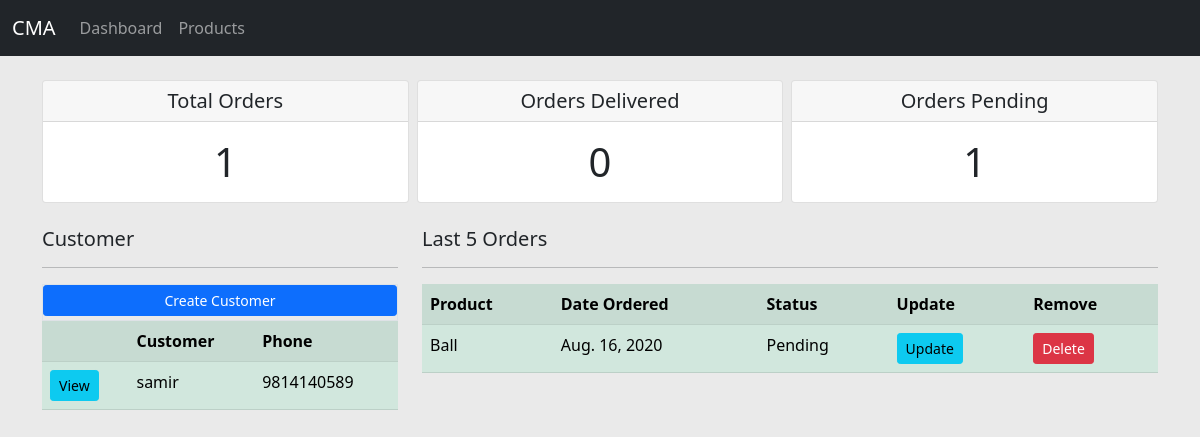
The app's page /, older data.
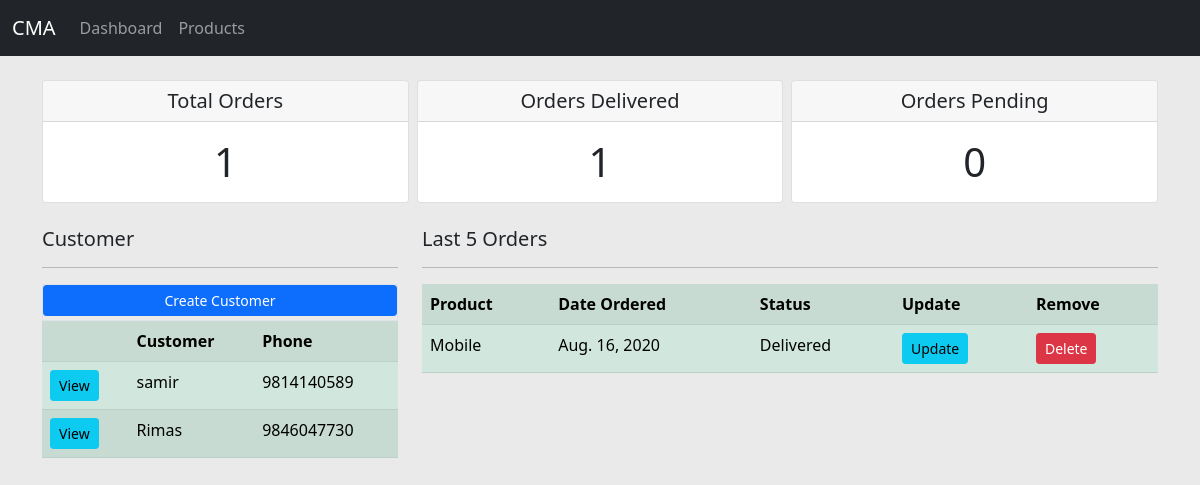
The same page, newer data.
### accounts/models.py (models this page shows, shortened)
class Customer(models.Model):
    name = models.CharField(max_length=200, null=True)
    email = models.EmailField()
    contact = models.CharField(max_length=15)
    created_date = models.DateTimeField()

class Order(models.Model):
    STATUS = (
        ('Pending', 'Pending'),
        ('Out for Delivery', 'Out for Delivery'),
        ('Delivered', 'Delivered')
    )
    customer = models.ForeignKey(Customer, on_delete=models.CASCADE)
    product = models.ForeignKey(Product, blank=True, on_delete=models.CASCADE)
    status = models.CharField(max_length=200, blank=True, choices=STATUS)
    created_date = models.DateTimeField(auto_now_add=True)

class Product(models.Model):
    CHOICE = (
        ('Indoor', 'Indoor'),
        ('Outdoor', 'Outdoor')
    )
    name = models.CharField(max_length=200)
    price = models.FloatField()
    category = models.CharField(max_length=200, choices=CHOICE)
    added_date = models.DateTimeField(auto_now=True)
    tag = models.ManyToManyField(Tag)

### accounts/views.py (the view)
# urls.py: 2. Add a URL to urlpatterns:  path('', views.home, name='home')
def home(request):
    order = Order.objects.all()
    customer = Customer.objects.all()
    total_order = order.count()
    delivered = order.filter(status='Delivered').count()
    pending = order.filter(status='Pending').count()
    context = {
        'orders': order,
        'customer': customer,
        'total_order': total_order,
        'delivered': delivered,
        'pending': pending,
    }
    return render(request, 'accounts/dashboard.html', context)

### accounts/templates/accounts/dashboard.html
{% extends 'accounts/base.html' %}
{% block content %}
    <div class="row mt-3 g-2">
        <div class="col-md-4">
        <div class="card text-center">
            <h5 class="card-header">Total Orders</h5>
            <div class="card-body">
                <p class="card-text display-6"> {{ total_order }} </p>
            </div>
            </div>
        </div>
        <div class="col-md-4">
        <div class="card text-center">
            <h5 class="card-header">Orders Delivered</h5>
            <div class="card-body">
                <p class="card-text display-6"> {{ delivered }} </p>
            </div>
            </div>
        </div>
        <div class="col-md-4">
        <div class="card text-center">
            <h5 class="card-header">Orders Pending</h5>
            <div class="card-body">
                <p class="card-text display-6"> {{ pending }} </p>
            </div>
            </div>
        </div>
    </div>
    <div class="row mt-4">
        <div class="col-md-4">
            <h5>Customer</h5>
            <hr>
            <div class='border d-flex flex-fill'>
                <a class='btn btn-primary btn-sm mb-1 flex-fill'>Create Customer</a>
            </div>
            <table class="table table-success table-striped">
                <tr>
                    <th></th>
                    <th>Customer</th>
                    <th>Phone</th>
                </tr>
                {% for c in customer %}
                    <tr>
                        <td><a class='btn btn-info btn-sm' href="{% url 'customer' c.id %}">View</a></td>
                        <td> {{ c.name }} </a></td>
                        <td> {{ c.contact }} </td>
                    </tr>
                {% endfor %}
            </table>
        </div>
        <div class="col-md-8">
            <h5>Last 5 Orders</h5>
            <hr>
            <table class="table table-success table-striped">
                <tr>
                    <th>Product</th>
                    <th>Date Ordered</th>
                    <th>Status</th>
                    <th>Update</th>
                    <th>Remove</th>
                </tr>
                {% for order in orders %}
                    <tr>
                        <td> {{ order.product.name }} </td>
                        <td> {{ order.created_date|date }} </td>
                        <td> {{ order.status }} </td>
                        <td> <a href="{% url 'update_order' order.id %}" class='btn btn-sm btn-info'>Update</a> </td>
                        <td> <a href="{% url 'delete_order' order.id %}" class='btn btn-sm btn-danger'>Delete</a> </td>
                    </tr>
                {% endfor %}
            </table>
        </div>
    </div>
{% endblock content %}

Row changes from the older to the newer data that the page shows:
removed Order: product.name "Ball", created_date "Aug. 16, 2020", status "Pending"
added Customer: name "Rimas", contact "9846047730"
added Order: product.name "Mobile", created_date "Aug. 16, 2020", status "Delivered"
Text that changed along with them:
{{ delivered }}: "0" → "1"
{{ pending }}: "1" → "0"
